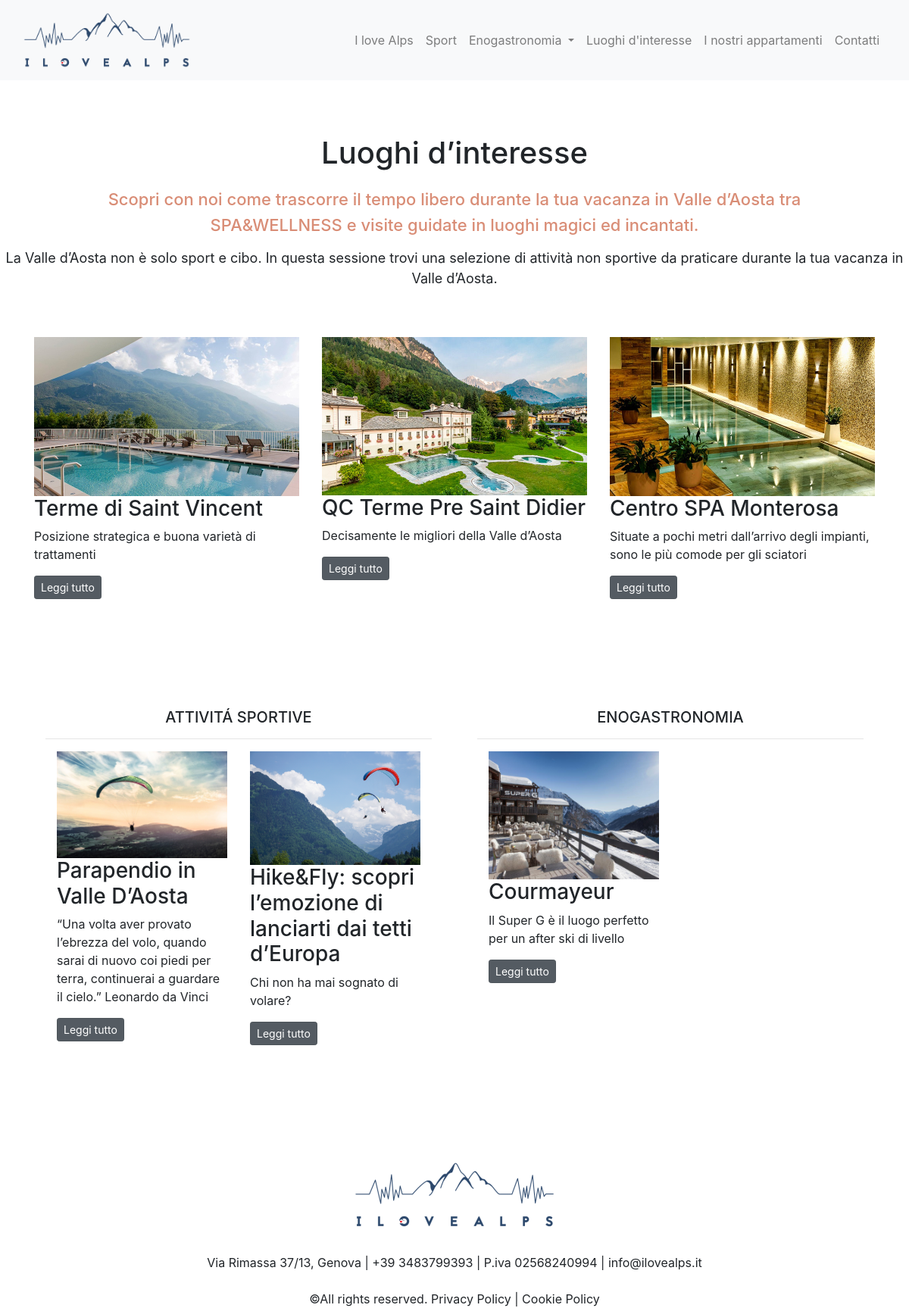
The app's page /luoghi/, older data.
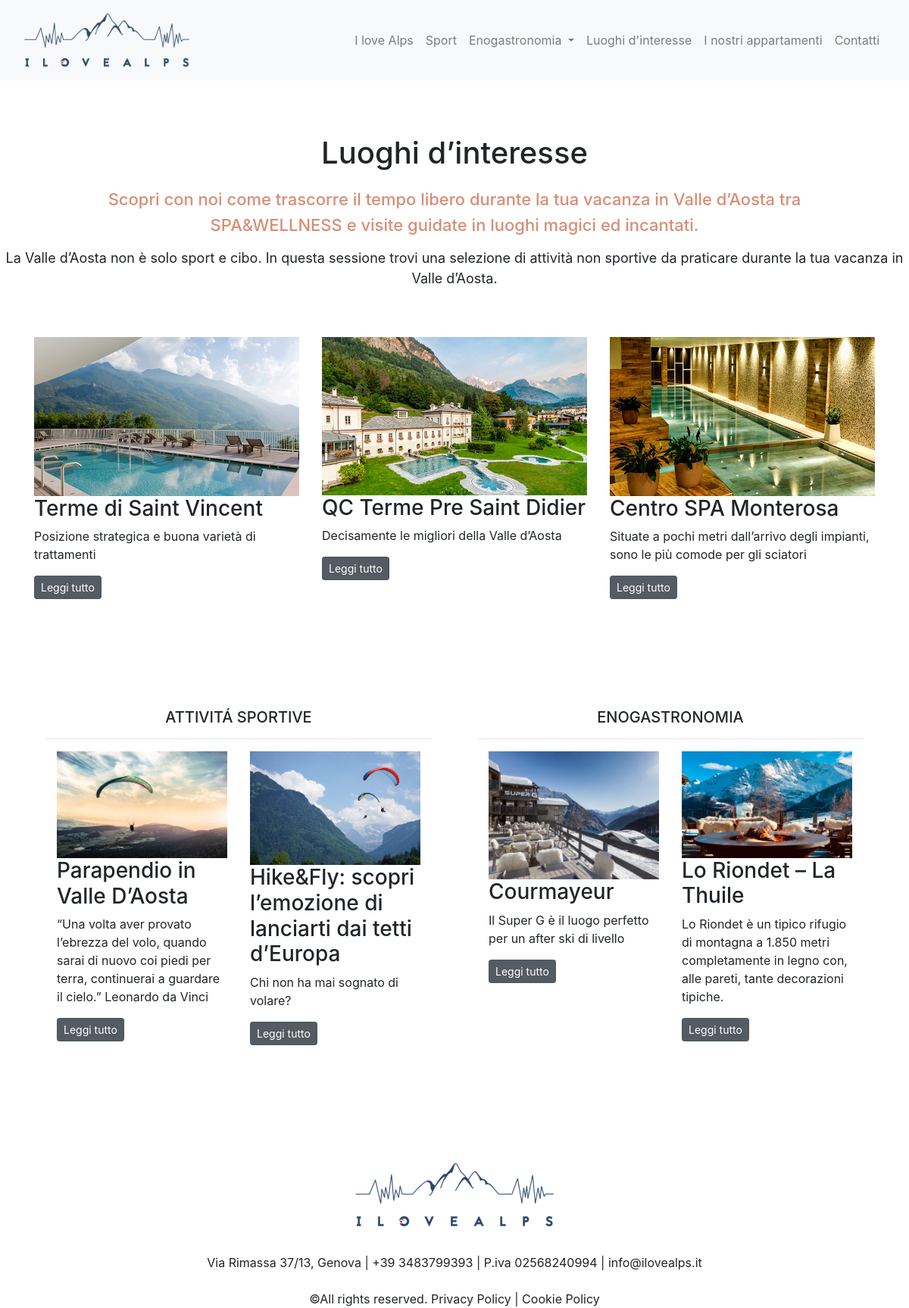
The same page, newer data.
### alps/models.py (models this page shows, shortened)
class Activity(models.Model):
    CHOICES = (
        ('sport', 'Sport'),
        ('luoghi', "Luoghi d'interesse"),
        ('piatti', 'Piatti tipici'),
        ('after ski', 'After Ski'),
        ('cena', 'Cena in quota'),
    )
    category = models.CharField(max_length=150, null=False, choices=CHOICES)
    title = models.CharField(max_length=150)
    description = models.CharField(max_length=350)
    text = models.TextField(blank=True)
    image = models.ImageField(upload_to='portfolio/images/')
    url = models.URLField(blank=True)

### alps/views.py (the view)
# urls.py: path('luoghi/', views.luoghi, name='places'),
def luoghi(request):
    contactall = get_object_or_404(Contact, pk=1)
    sport_activities = Activity.objects.filter(category='sport')[:2]
    enos = Activity.objects.filter(category='after ski')[:2]
    places = Activity.objects.filter(category='luoghi')
    return render(request, 'alps/luoghi.html', {'contactall': contactall, 'sport_activities': sport_activities,
                                                'enos': enos, 'places': places})

### alps/templates/alps/luoghi.html
{% extends 'alps/base.html' %}
{% load static %}
{% block content %}
<br/>
<h3 class="mt-5 text-center" style="font-size: 40px">Luoghi d’interesse</h3>
<h5 class="mt-4 text-center" style="font-size: 22px; color:#d98d76">Scopri con noi come trascorre il tempo libero durante la tua vacanza in Valle d’Aosta
                                            tra </h5>
<h5 class=" text-center" style="font-size: 22px; color:#d98d76"> SPA&WELLNESS e visite guidate in luoghi magici ed incantati. </h5>
<p class="mt-3 text-center" style="font-size: 18px">La Valle d’Aosta non è solo sport e cibo. In questa sessione trovi una selezione
                                    di attività non sportive da praticare durante la tua vacanza in Valle d’Aosta. </p>
<br/>
<br/>
<div class=" container">
    <div class="row ">
        {% for place in places %}
        <div class="col-lg-4 col-md-6" >
            <div class="shadow-box-example z-depth-1 flex-center">
                    <img src="{{ place.image.url }}" class="img-fluid" width="400">
                    <h3>{{ place.title }}</h3>
                    <p>{{ place.description }}</p>
                    <a href="{% url 'alps:details' place.id %}" class="btn btn-secondary btn-sm active"
                        role="button" aria-pressed="true">Leggi tutto</a>
                    <br/>
                    <br/>
                    <br/>
            </div>
        </div>
        {% endfor %}
    </div>
</div>
<br/>
<br/>
<div class="container">
    <div class="row">
        <div class="col ">
            <div class="container-sm" >
                <h2 style="font-size: 20px; margin: 0px; text-align: center;" class="mt-5 text-center" >ATTIVITÁ SPORTIVE</h2>
                <hr>
                <div class=" container">
                    <div class="row ">
                        {% for sport_activity in sport_activities %}
                        <div class="col-md-6">
                            <img src="{{ sport_activity.image.url }}" class="img-fluid" width="400">
                            <h3>{{ sport_activity.title }}</h3>
                            <p>{{ sport_activity.description }}</p>
                            <a href="{% url 'alps:details' sport_activity.id %}" class="btn btn-secondary btn-sm active"
                               role="button" aria-pressed="true">Leggi tutto</a>
                        </div>
                        {% endfor %}
                    </div>
                </div>
            </div>
        </div>
        <div class="col">
            <div class="container-sm">
                <h2 style="font-size: 20px; margin: 0px; text-align: center;" class="mt-5 text-center">ENOGASTRONOMIA</h2>
                <hr>
                <div class=" container">
                    <div class="row ">
                        {% for eno in enos %}
                        <div class="col-md-6">
                            <img src="{{ eno.image.url }}" class="img-fluid" width="400">
                            <h3>{{ eno.title }}</h3>
                            <p>{{ eno.description }}</p>
                            <a href="{% url 'alps:details' eno.id %}" class="btn btn-secondary btn-sm active"
                               role="button" aria-pressed="true">Leggi tutto</a>
                        </div>
                        {% endfor %}
                    </div>
                </div>
            </div>
        </div>
    </div>
</div>
<br/>
<br/>
<br/>
<br/>
{% endblock %}

### alps/templates/alps/base.html (shortened to what this page needs)
{% load static %}
<!doctype html>
<head>
    <link rel="stylesheet" href="https://cdn.jsdelivr.net/npm/bootstrap@4.5.3/dist/css/bootstrap.min.css"
>
</head>
<body>
<nav  class="navbar sticky-top navbar-expand-lg navbar-light bg-light ">
        <a href="{% url 'alps:home' %}">
        <img src="{% static 'alps/logoc.png' %}" width="250 " height="90"  class="d-inline-block align-top">
        </a>
        <div class="collapse navbar-collapse flex-row-reverse" id="navbarNavDropdown">
            <ul class="navbar-nav ">
                <div class="container">
                    <li class="nav-item ">
                        <a class="nav-link" href="{% url 'alps:home' %}">I love Alps</a>
                    </li>
                    <li class="nav-item ">
                        <a class="nav-link" href="{% url 'alps:sports' %}">Sport</a>
                    </li>
                    <li class="nav-item dropdown">
                        <a class="nav-link dropdown-toggle" href="#" id="navbarDropdownMenuLink" role="button"
                           data-toggle="dropdown" aria-haspopup="true" aria-expanded="false">
                            Enogastronomia
                        </a>
                    </li>
                    <li class="nav-item">
                        <a class="nav-link" href="{% url 'alps:places' %}">Luoghi d'interesse</a>
                    </li>
                    <li class="nav-item">
                        <a class="nav-link" href="https://www.bluchalet.it/categoria_immobili/monti/" target="_blank">I nostri appartamenti</a>
                    </li>
                    <li class="nav-item">
                        <a class="nav-link"  href="{% url 'alps:contatti' %}">Contatti</a>
                    </li>
                </div>
            </ul>
        </div>
</nav>
{% block content %}
{% endblock %}
<br/>
<br/>
<footer>
    <div class="container-fluid footer text-center">
        <img src="{% static 'alps/logo.png' %} ">
        <br/>
        <br/>
        <a> Via Rimassa 37/13, Genova </a>|<a> +39 3483799393 </a>|<a> P.iva 02568240994 </a>|<a> info@ilovealps.it</a>
        <br/>
        <br/>
        <a>©All rights reserved. Privacy Policy </a>|<a> Cookie Policy</a>
    </div>
</footer>
</body>
</html>

Row changes from the older to the newer data that the page shows:
added Activity: image (picture), title "Lo Riondet – La Thuile", description "Lo Riondet è un tipico rifugio di montagna a 1.850 metri completamente in legno con, alle pareti, tante decorazioni tipiche.", shown under "ENOGASTRONOMIA"
